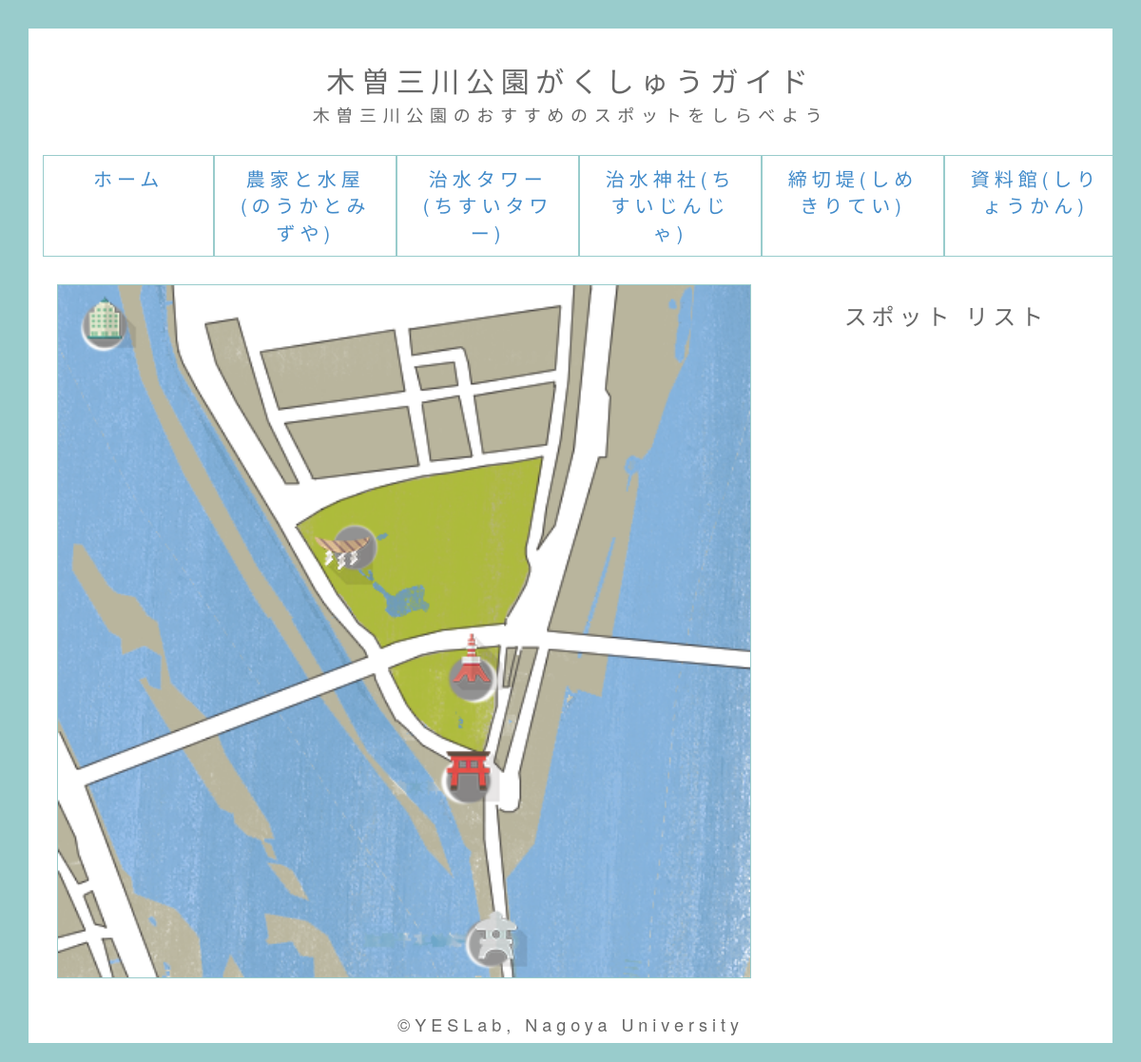
Before: /map.php with the older database file.
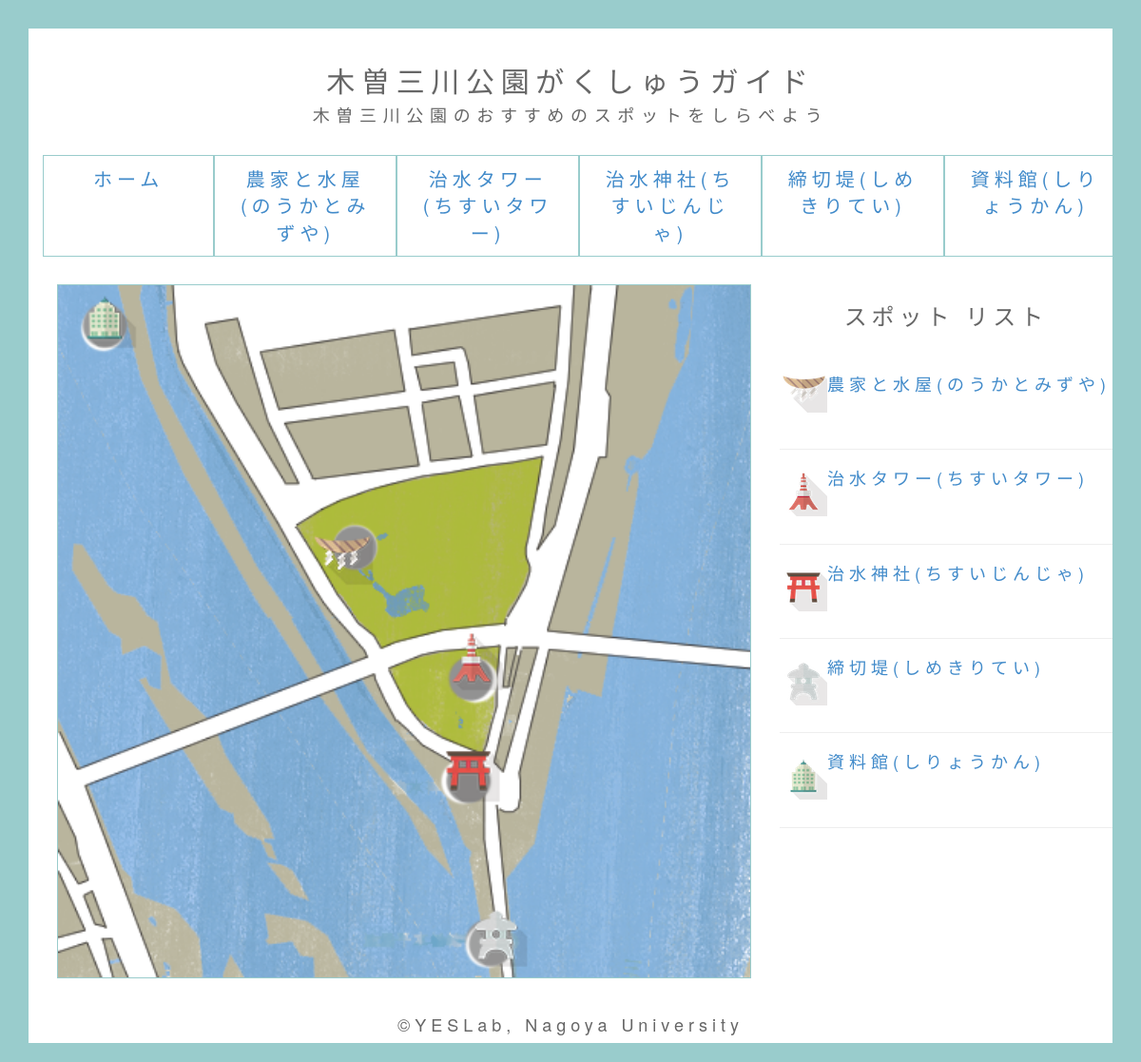
After: the same page with the newer database file.
### tables this page shows
CREATE TABLE `kiso_spot` (
  `id` int(11) NOT NULL,
  `spot_id` int(11) NOT NULL,
  `spot_name` text NOT NULL,
  `spot_photo` text NOT NULL,
  `spot_icon` text NOT NULL,
  `spot_text` text NOT NULL,
  `spot_boolean` tinyint(1) NOT NULL,
  `spot_created` datetime NOT NULL,
  `spot_modified` timestamp NOT NULL DEFAULT CURRENT_TIMESTAMP ON UPDATE CURRENT_TIMESTAMP
);

### map.php (the view, shortened to what this page needs)
<?php
require('dbconnect.php');
$db = mysql_connect($DBSERVER, $DBUSER, $DBPASSWORD) or die(mysql_error());
?>
<?php
$recordSet = mysql_query('SELECT * FROM kiso_spot WHERE spot_boolean =1',$db);
?>
<!DOCTYPE html>
<html lang="ja">
<head>
	<link href="css/bootstrap.min.css" rel="stylesheet">
	<link href="//netdna.bootstrapcdn.com/bootstrap/3.0.0/css/bootstrap-glyphicons.css" rel="stylesheet">
	<link href="css/mapstyle.css" rel="stylesheet" type="text/css">
</head>
<body>
<header>
	<div class="text-center">
		<h2>木曽三川公園がくしゅうガイド</h2>
		<h4>木曽三川公園のおすすめのスポットをしらべよう</h4>
	</div>
</header>
<div class="container">
	<ul class="nav nav-justified">
		<li><a href="../kiso_guide2.0">ホーム</a></li>
		<li><a href="spot.php?id=1">農家と水屋(のうかとみずや)</a></li>
		<li><a href="spot.php?id=2">治水タワー(ちすいタワー)</a></li>
		<li><a href="spot.php?id=5">治水神社(ちすいじんじゃ)</a></li>
		<li><a href="spot.php?id=6">締切堤(しめきりてい)</a></li>
		<li><a href="spot.php?id=8">資料館(しりょうかん)</a></li>
	</ul><br />
	<div class="col-xs-8">
		<div class="text-center">
		 <div id="map"><img src="photo/map.png" class="img-responsive" width="100%"></div>
		</div>
	</div>
	<div class="col-xs-4">
	<h3 class="text-center">スポットリスト</h3><br />
		<?php
			while($data = mysql_fetch_assoc($recordSet)){
		?>
				<img src="icon/<?php echo $data[spot_icon]; ?>.png" class="img-responsive"style="float:left">
				<a href="spot.php?id=<?php echo $data['spot_id'];?>"><h4><?php echo $data['spot_name']; ?></h4></a>&nbsp;
				<hr>
		<?php
			}
		?>
	</div>
</div>
<br />
<footer>
	<h4 class="text-center">&copy;YESLab, Nagoya University</h4>
</footer>
</body>
</html>

Changed rows visible on the page:
now on this page (row edited): kiso_spot: shows a picture, spot_name "農家と水屋(のうかとみずや)"
now on this page (row edited): kiso_spot: spot_icon (picture), spot_name "治水タワー(ちすいタワー)"
now on this page (row edited): kiso_spot: spot_icon (picture), spot_name "治水神社(ちすいじんじゃ)"
now on this page (row edited): kiso_spot: spot_icon (picture), spot_name "締切堤(しめきりてい)"
now on this page (row edited): kiso_spot: spot_icon (picture), spot_name "資料館(しりょうかん)"
